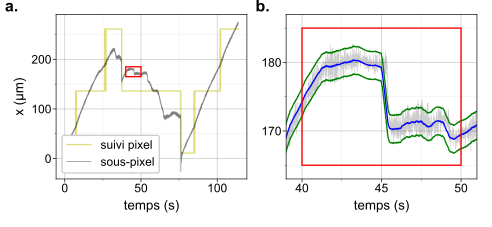

Source code (Python):
import scipy.io as scio
import numpy as np
import matplotlib.pyplot as plt
import matplotlib as mpl



main_folder = 'E:/manuscrit_these/'

main_folder = '../'

with open(main_folder + "parameters.py", 'r') as f:
        exec(f.read())

#location = "E:/2023-2024/2024-02-09-video-comparaison-cam/tiff/"
location = main_folder + "data_for_figures/tiff/"

files = ["2511_100fps_dataraw.mat",
         "2511_max_speed_dataraw.mat",
         "2511_max_speed_low_light_dataraw.mat",
         "6410_100fps_dataraw.mat",
         "6410_max_speed_dataraw.mat",
         "6410_comme_2511_iso40000_dataraw.mat",
         "6410_comme_2511_iso80000_dataraw.mat"]

resolution=8 # px/mm

# manip
i=0
# fps
fps=100
# grain
j=7
#
start=10000

n_roll = 40

## import data
file = files[i]
data = scio.loadmat(location+file)
centersXs=data['centersXs']
centersYs=data['centersYs']
xSubs=data['xSubs']
ySubs=data['ySubs']

centersXs=np.nan_to_num(centersXs)
centersYs=np.nan_to_num(centersYs)
xSubs=np.nan_to_num(xSubs)
ySubs=np.nan_to_num(ySubs)


## Plot


initval=np.arange(0,1,1/xSubs.shape[0])*2000
sub=xSubs.transpose()-xSubs[:,start]+initval
pix=centersXs.transpose()-centersXs[:,start]+initval
#plt.plot(sub[10000:,j],alpha=.5)
#plt.plot(pix[10000:,j],alpha=.5,c="k")
#plt.show()



##

def rolling_std(arr, window):
    """
    Compute the rolling standard deviation of an array.

    Parameters:
    arr (numpy.ndarray): Input array.
    window (int): Size of the rolling window.

    Returns:
    numpy.ndarray: Array of rolling standard deviations.
    """
    # Calculate rolling sum
    rolling_sum = np.convolve(arr, np.ones(window), mode='valid')
    # Calculate rolling sum of squares
    rolling_sum_sq = np.convolve(arr**2, np.ones(window), mode='valid')
    # Calculate the mean
    mean = rolling_sum / window
    # Calculate the rolling variance
    variance = rolling_sum_sq / window - mean**2
    variance[variance<0]=0 # floating point errors
    # Take square root to get standard deviation
    rolling_std = np.sqrt(variance)
    return(rolling_std)


##

time=np.arange(0,len(sub)/fps,1/fps)

# import data
file = files[i]

data = scio.loadmat(location+file)
centersXs=data['centersXs']
centersYs=data['centersYs']
xSubs=data['xSubs']
ySubs=data['ySubs']

centersXs=np.nan_to_num(centersXs)
centersYs=np.nan_to_num(centersYs)
xSubs=np.nan_to_num(xSubs)
ySubs=np.nan_to_num(ySubs)

dist = np.sqrt(xSubs**2+ySubs**2)

# compute sigma
sigmarray_x=np.zeros((xSubs.shape[0],xSubs.shape[1]-n_roll+1))
sigmarray_y=np.zeros((ySubs.shape[0],ySubs.shape[1]-n_roll+1))
sigmarray_d=np.zeros((dist.shape[0],dist.shape[1]-n_roll+1))
for k in range(xSubs.shape[0]):
    sigmarray_x[k]=rolling_std(xSubs[k],n_roll)
    sigmarray_y[k]=rolling_std(ySubs[k],n_roll)
    sigmarray_d[k]=rolling_std(dist[k],n_roll)

sigmarray_x=np.median(sigmarray_x,axis=1)
sigmarray_y=np.median(sigmarray_y,axis=1)
sigmarray_d=np.median(sigmarray_d,axis=1)

sigma_x=np.median(sigmarray_x)
sigma_y=np.median(sigmarray_y)
sigma_d=np.median(sigmarray_d)

sigma = np.median(sigmarray_d)


reference = np.convolve(xSubs[j], np.ones(n_roll), mode='valid')/n_roll
reference=reference-np.mean(reference)






fig,axes=plt.subplots(1,2)

fig.set_size_inches(size_tracking)

axes[0].plot(time[start:]-100,1000*(centersXs[j]-np.mean(centersXs[j])+initval[i])[10000:]/resolution,c='y',alpha=0.5,label="suivi pixel")

axes[0].plot(time[start:]-100,1000*(xSubs[j]-np.mean(xSubs[j])+initval[i])[start:]/resolution,
         c="k",alpha=.5,linewidth=.5,label="sous-pixel")



rect = mpl.patches.Rectangle((40, 165), 10, 20, linewidth=1, edgecolor='red', facecolor='none',zorder=10)
axes[0].add_patch(rect)

axes[0].grid(which="both")

axes[0].set_ylabel("x (µm)")
axes[0].set_xlabel("temps (s)")


axes[1].plot(time[start:]-100,1000*(xSubs[j]-np.mean(xSubs[j])+initval[i])[10000:]/resolution,
         c='k',alpha=0.2,linewidth=.5)

axes[1].plot(time[start:-n_roll+1]-100,1000*(initval[i]+ sigma+reference)[start:]/resolution,
         c='g',alpha=1,linewidth=1)

axes[1].plot(time[start:-n_roll+1]-100,1000*(initval[i]- sigma+reference)[start:]/resolution,
         c='g',alpha=1,linewidth=1)

axes[1].plot(time[start:-n_roll+1]-100,1000*(initval[i]+reference)[start:]/resolution,
         c='b',alpha=1,linewidth=1)

axes[1].grid(which='Both')
axes[1].set_xlim([39,51])
axes[1].set_ylim([163,187])
rect2 = mpl.patches.Rectangle((40, 165), 10, 20, linewidth=1, edgecolor='red', facecolor='none',zorder=10)

axes[1].add_patch(rect2)
axes[1].set_xlabel("temps (s)")



axes[0].legend(facecolor = (1,1,1,1),framealpha=1)

axes[0].xaxis.set_major_locator(MultipleLocator(50))
axes[0].xaxis.set_minor_locator(MultipleLocator(25))
axes[0].yaxis.set_major_locator(MultipleLocator(100))
axes[0].yaxis.set_minor_locator(MultipleLocator(50))

axes[1].xaxis.set_major_locator(MultipleLocator(5))
axes[1].xaxis.set_minor_locator(MultipleLocator(2.5))
axes[1].yaxis.set_major_locator(MultipleLocator(10))
axes[1].yaxis.set_minor_locator(MultipleLocator(5))

set_grid(axes)

plt.tight_layout()

fig.text(0.01,0.95,"a.",size=12, weight="bold")
fig.text(0.52,0.95,"b.",size=12, weight="bold")


plt.savefig(main_folder + "Figures_chap_exp/tracking_grains.png",dpi=600)
plt.savefig(main_folder + "Figures_chap_exp/tracking_grains.svg")
plt.savefig(main_folder + "Figures_chap_exp/tracking_grains.pdf")
plt.close()